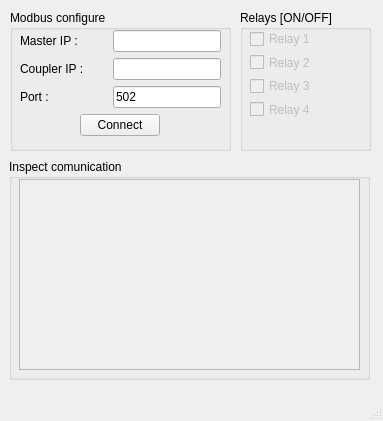
<?xml version="1.0" encoding="UTF-8"?>
<ui version="4.0">
 <class>MainWindow</class>
 <widget class="QMainWindow" name="MainWindow">
  <property name="geometry">
   <rect>
    <x>0</x>
    <y>0</y>
    <width>383</width>
    <height>421</height>
   </rect>
  </property>
  <property name="sizePolicy">
   <sizepolicy hsizetype="Preferred" vsizetype="Preferred">
    <horstretch>0</horstretch>
    <verstretch>0</verstretch>
   </sizepolicy>
  </property>
  <property name="windowTitle">
   <string>Modbus TCP</string>
  </property>
  <widget class="QWidget" name="centralwidget">
   <widget class="QGroupBox" name="relays_groupBox">
    <property name="geometry">
     <rect>
      <x>240</x>
      <y>10</y>
      <width>131</width>
      <height>141</height>
     </rect>
    </property>
    <property name="sizePolicy">
     <sizepolicy hsizetype="Minimum" vsizetype="Minimum">
      <horstretch>0</horstretch>
      <verstretch>0</verstretch>
     </sizepolicy>
    </property>
    <property name="title">
     <string>Relays [ON/OFF]</string>
    </property>
    <widget class="QWidget" name="verticalLayoutWidget">
     <property name="geometry">
      <rect>
       <x>10</x>
       <y>20</y>
       <width>101</width>
       <height>88</height>
      </rect>
     </property>
     <layout class="QVBoxLayout" name="verticalLayout">
      <property name="sizeConstraint">
       <enum>QLayout::SetDefaultConstraint</enum>
      </property>
      <item>
       <widget class="QCheckBox" name="relay_1_checkBox">
        <property name="enabled">
         <bool>false</bool>
        </property>
        <property name="sizePolicy">
         <sizepolicy hsizetype="Fixed" vsizetype="Fixed">
          <horstretch>0</horstretch>
          <verstretch>0</verstretch>
         </sizepolicy>
        </property>
        <property name="text">
         <string>Relay 1</string>
        </property>
       </widget>
      </item>
      <item>
       <widget class="QCheckBox" name="relay_2_checkBox">
        <property name="enabled">
         <bool>false</bool>
        </property>
        <property name="sizePolicy">
         <sizepolicy hsizetype="Fixed" vsizetype="Fixed">
          <horstretch>0</horstretch>
          <verstretch>0</verstretch>
         </sizepolicy>
        </property>
        <property name="text">
         <string>Relay 2</string>
        </property>
       </widget>
      </item>
      <item>
       <widget class="QCheckBox" name="relay_3_checkBox">
        <property name="enabled">
         <bool>false</bool>
        </property>
        <property name="sizePolicy">
         <sizepolicy hsizetype="Fixed" vsizetype="Fixed">
          <horstretch>0</horstretch>
          <verstretch>0</verstretch>
         </sizepolicy>
        </property>
        <property name="text">
         <string>Relay 3</string>
        </property>
       </widget>
      </item>
      <item>
       <widget class="QCheckBox" name="relay_4_checkBox">
        <property name="enabled">
         <bool>false</bool>
        </property>
        <property name="sizePolicy">
         <sizepolicy hsizetype="Fixed" vsizetype="Fixed">
          <horstretch>0</horstretch>
          <verstretch>0</verstretch>
         </sizepolicy>
        </property>
        <property name="text">
         <string>Relay 4</string>
        </property>
       </widget>
      </item>
     </layout>
    </widget>
   </widget>
   <widget class="QGroupBox" name="modbus_groupBox">
    <property name="geometry">
     <rect>
      <x>10</x>
      <y>10</y>
      <width>221</width>
      <height>141</height>
     </rect>
    </property>
    <property name="title">
     <string>Modbus configure</string>
    </property>
    <widget class="QWidget" name="layoutWidget">
     <property name="geometry">
      <rect>
       <x>10</x>
       <y>20</y>
       <width>201</width>
       <height>109</height>
      </rect>
     </property>
     <layout class="QVBoxLayout" name="verticalLayout_2">
      <item>
       <layout class="QHBoxLayout" name="horizontalLayout">
        <item>
         <widget class="QLabel" name="mater_ip_label">
          <property name="sizePolicy">
           <sizepolicy hsizetype="Preferred" vsizetype="Fixed">
            <horstretch>0</horstretch>
            <verstretch>0</verstretch>
           </sizepolicy>
          </property>
          <property name="text">
           <string>Master IP :</string>
          </property>
         </widget>
        </item>
        <item>
         <widget class="QLineEdit" name="master_ip_lineEdit">
          <property name="disabled">
           <bool>true</bool>
          </property>
          <property name="sizePolicy">
           <sizepolicy hsizetype="Fixed" vsizetype="Fixed">
            <horstretch>0</horstretch>
            <verstretch>0</verstretch>
           </sizepolicy>
          </property>
         </widget>
        </item>
       </layout>
      </item>
      <item>
       <layout class="QHBoxLayout" name="horizontalLayout_2">
        <item>
         <widget class="QLabel" name="coupler_ip_label">
          <property name="sizePolicy">
           <sizepolicy hsizetype="Preferred" vsizetype="Fixed">
            <horstretch>0</horstretch>
            <verstretch>0</verstretch>
           </sizepolicy>
          </property>
          <property name="text">
           <string>Coupler IP :</string>
          </property>
         </widget>
        </item>
        <item>
         <widget class="QLineEdit" name="coupler_ip_lineEdit">
          <property name="sizePolicy">
           <sizepolicy hsizetype="Fixed" vsizetype="Fixed">
            <horstretch>0</horstretch>
            <verstretch>0</verstretch>
           </sizepolicy>
          </property>
         </widget>
        </item>
       </layout>
      </item>
      <item>
       <layout class="QHBoxLayout" name="horizontalLayout_3">
        <item>
         <widget class="QLabel" name="port_label">
          <property name="sizePolicy">
           <sizepolicy hsizetype="Preferred" vsizetype="Fixed">
            <horstretch>0</horstretch>
            <verstretch>0</verstretch>
           </sizepolicy>
          </property>
          <property name="text">
           <string>Port :</string>
          </property>
         </widget>
        </item>
        <item>
         <widget class="QLineEdit" name="port_lineEdit">
          <property name="sizePolicy">
           <sizepolicy hsizetype="Fixed" vsizetype="Fixed">
            <horstretch>0</horstretch>
            <verstretch>0</verstretch>
           </sizepolicy>
          </property>
          <property name="text">
           <string>502</string>
          </property>
         </widget>
        </item>
       </layout>
      </item>
      <item alignment="Qt::AlignHCenter">
       <widget class="QPushButton" name="connect_button">
        <property name="sizePolicy">
         <sizepolicy hsizetype="Fixed" vsizetype="Fixed">
          <horstretch>0</horstretch>
          <verstretch>0</verstretch>
         </sizepolicy>
        </property>
        <property name="text">
         <string>Connect</string>
        </property>
       </widget>
      </item>
     </layout>
    </widget>
   </widget>
   <widget class="QGroupBox" name="inspect_comunication_groupBox">
    <property name="geometry">
     <rect>
      <x>9</x>
      <y>159</y>
      <width>361</width>
      <height>221</height>
     </rect>
    </property>
    <property name="title">
     <string>Inspect comunication</string>
    </property>
    <widget class="QPlainTextEdit" name="communication_inspector_textEdit">
     <property name="enabled">
      <bool>false</bool>
     </property>
     <property name="geometry">
      <rect>
       <x>10</x>
       <y>20</y>
       <width>341</width>
       <height>191</height>
      </rect>
     </property>
    </widget>
   </widget>
  </widget>
  <widget class="QMenuBar" name="menubar">
   <property name="geometry">
    <rect>
     <x>0</x>
     <y>0</y>
     <width>383</width>
     <height>21</height>
    </rect>
   </property>
  </widget>
  <widget class="QStatusBar" name="statusbar"/>
 </widget>
 <resources/>
 <connections/>
</ui>
